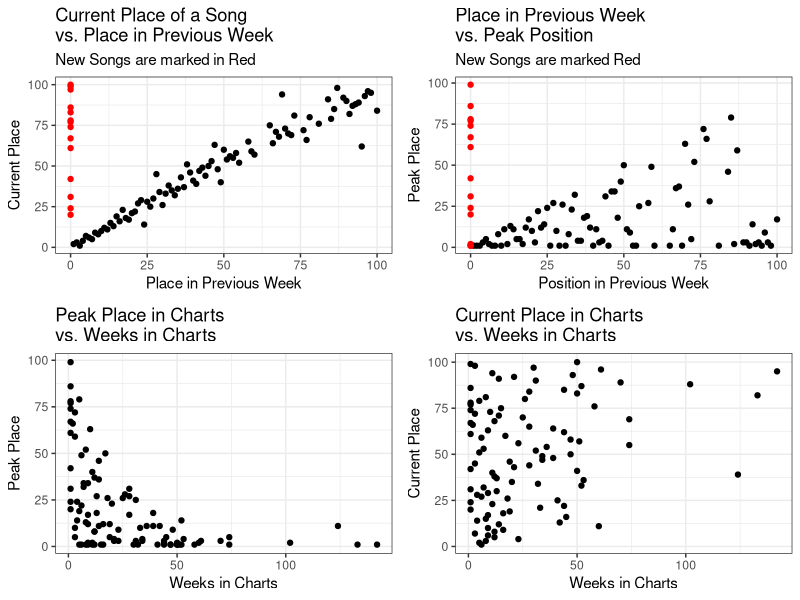
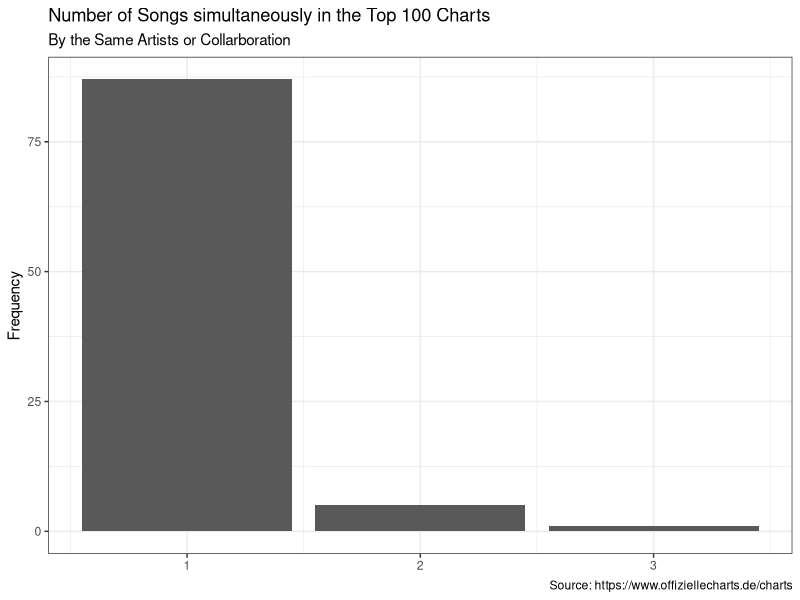
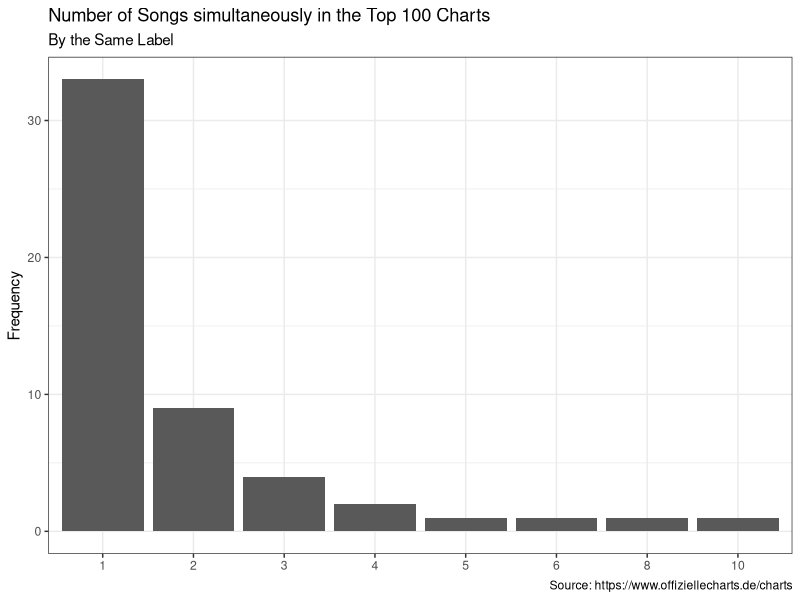

Generate these figures, in order, with R:
## ---- chunk 1
library(ggplot2)
library(gridExtra)
library(readr)
library(dplyr)
chart_scrap <- read_csv('2022-06-29_charts_report.csv')
## ---- chunk 2
#Reporting Figures and Tables
#Scatter Plots
current_v_last <- ggplot(data = chart_scrap,
                                     aes(y = current, x=last_week,
                                     col=ifelse(is.na(last_week), yes = 'NA' , no = 'NonNA')))+
                                      geom_point(aes(y = current, x=last_week_fill),show.legend = F)+
                                      scale_color_manual(values = c('#FF0000','#000000'))+
                                      labs(title = 'Current Place of a Song \nvs. Place in Previous Week',
                                           subtitle = 'New Songs are marked in Red',
                                           y='Current Place', x='Place in Previous Week')+
                                        theme_bw()
weeks_v_peak <- ggplot(data = chart_scrap,
                                             aes(x=weeks_in_charts, y=peak_in_charts))+
                                              geom_point()+
                                              labs(title = 'Peak Place in Charts \nvs. Weeks in Charts',
                                                   x='Weeks in Charts', y='Peak Place')+
                                              theme_bw()
week_v_current <- ggplot(data = chart_scrap, aes(x=weeks_in_charts, y=current))+
                                      geom_point()+
                                      labs(title = 'Current Place in Charts \nvs. Weeks in Charts',
                                           x='Weeks in Charts', y='Current Place')+
                                      theme_bw()
last_v_peak <- ggplot(data = chart_scrap, aes(x=last_week_fill, y=peak_in_charts,
                                                col=ifelse(is.na(last_week), yes = 'NA' , no = 'NonNA')))+
                                    geom_point(show.legend = F)+
                                    labs(title = 'Place in Previous Week \nvs. Peak Position',
                                         subtitle = 'New Songs are marked Red',
                                         x='Position in Previous Week', y='Peak Place')+
                                    scale_color_manual(values = c('#FF0000','#000000'))+
                                    theme_bw()
grid.arrange(current_v_last,last_v_peak, weeks_v_peak,week_v_current, nrow=2)
## ---- chunk 3
chart_scrap%>%
                      count(artist)%>%
                      ggplot(aes(x=n))+
                      geom_bar()+
                      labs(title = 'Number of Songs simultaneously in the Top 100 Charts',
                           subtitle = 'By the Same Artists or Collarboration',
                           y='Frequency',
                           x=NULL,
                           caption = 'Source: https://www.offiziellecharts.de/charts')+
                      theme_bw()
chart_scrap%>%
                        count(artist,sort = T)%>%
                        filter(n>1)%>%
                        knitr::kable()
chart_scrap%>%
                      count(label)%>%
                      ggplot(aes(x=as.factor(n)))+
                      geom_bar()+
                      geom_bar()+
                      labs(title = 'Number of Songs simultaneously in the Top 100 Charts',
                           subtitle = 'By the Same Label',
                           y='Frequency',
                           x=NULL,
                           caption = 'Source: https://www.offiziellecharts.de/charts')+
                      theme_bw()
chart_scrap%>%
                        count(label, sort = T)%>%
                        filter(n>1)%>%
                        knitr::kable()
## ---- chunk 4
#Songs that are currently peaking
chart_scrap%>%
                        filter(current == peak_in_charts)%>%
                        select(artist, title, current)%>%
                        rename(Position = current)%>%
                        knitr::kable()
